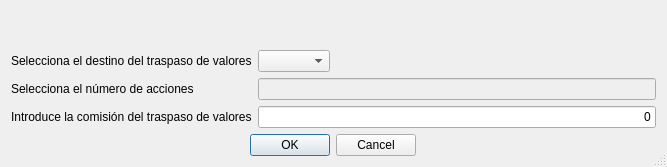
<?xml version="1.0" encoding="UTF-8"?>
<ui version="4.0">
 <class>frmTraspasoValores</class>
 <widget class="QDialog" name="frmTraspasoValores">
  <property name="geometry">
   <rect>
    <x>0</x>
    <y>0</y>
    <width>667</width>
    <height>167</height>
   </rect>
  </property>
  <property name="windowTitle">
   <string>Traspaso de valores</string>
  </property>
  <property name="windowIcon">
   <iconset resource="../images/xulpymoney.qrc">
    <normaloff>:/xulpymoney/transfer.png</normaloff>:/xulpymoney/transfer.png</iconset>
  </property>
  <property name="sizeGripEnabled">
   <bool>true</bool>
  </property>
  <layout class="QHBoxLayout" name="horizontalLayout">
   <item>
    <layout class="QVBoxLayout" name="verticalLayout">
     <item>
      <widget class="QLabel" name="lbl">
       <property name="font">
        <font>
         <pointsize>14</pointsize>
         <weight>75</weight>
         <bold>true</bold>
        </font>
       </property>
       <property name="styleSheet">
        <string notr="true">color: rgb(0, 128, 0);</string>
       </property>
       <property name="alignment">
        <set>Qt::AlignCenter</set>
       </property>
      </widget>
     </item>
     <item>
      <layout class="QFormLayout" name="formLayout">
       <property name="fieldGrowthPolicy">
        <enum>QFormLayout::ExpandingFieldsGrow</enum>
       </property>
       <item row="0" column="1">
        <widget class="QComboBox" name="combo"/>
       </item>
       <item row="0" column="0">
        <widget class="QLabel" name="lblCombo">
         <property name="text">
          <string>Selecciona el destino del traspaso de valores</string>
         </property>
        </widget>
       </item>
       <item row="1" column="0">
        <widget class="QLabel" name="lblNumero">
         <property name="text">
          <string>Selecciona el número de acciones</string>
         </property>
        </widget>
       </item>
       <item row="1" column="1">
        <widget class="myQLineEdit" name="txtAcciones">
         <property name="enabled">
          <bool>false</bool>
         </property>
         <property name="alignment">
          <set>Qt::AlignRight|Qt::AlignTrailing|Qt::AlignVCenter</set>
         </property>
        </widget>
       </item>
       <item row="2" column="0">
        <widget class="QLabel" name="lblComisionLabel">
         <property name="text">
          <string>Introduce la comisión del traspaso de valores</string>
         </property>
        </widget>
       </item>
       <item row="2" column="1">
        <widget class="myQLineEdit" name="txtComision">
         <property name="text">
          <string>0</string>
         </property>
         <property name="alignment">
          <set>Qt::AlignRight|Qt::AlignTrailing|Qt::AlignVCenter</set>
         </property>
        </widget>
       </item>
      </layout>
     </item>
     <item alignment="Qt::AlignHCenter">
      <widget class="QDialogButtonBox" name="buttons">
       <property name="standardButtons">
        <set>QDialogButtonBox::Cancel|QDialogButtonBox::Ok</set>
       </property>
      </widget>
     </item>
    </layout>
   </item>
  </layout>
 </widget>
 <customwidgets>
  <customwidget>
   <class>myQLineEdit</class>
   <extends>QLineEdit</extends>
   <header location="global">myqlineedit</header>
  </customwidget>
 </customwidgets>
 <resources>
  <include location="../images/xulpymoney.qrc"/>
 </resources>
 <connections/>
</ui>
